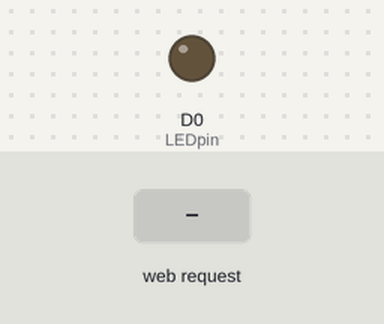
Bench run of a sketch on a simulated ESP8266 (NodeMCU). On the bench: output pins drawn as LEDs (lit = HIGH). Inputs (shaded band) come from the test bench. WiFi joins after 1.5 s; servers stay silent unless stated; what the sketch prints to the serial monitor is not drawn.

Above: at 3.3 s.
3.4 s: HTTP request GET /outputon received
At 3.7 s:
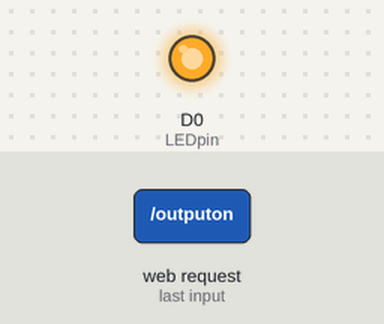
4.9 s: HTTP request GET / received
At 6.0 s:
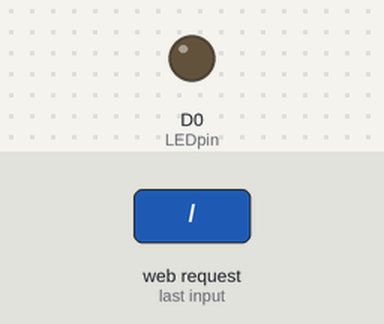
Timing chart, 0 to 7.9 s (numbered marks = the images above; inputs shaded):
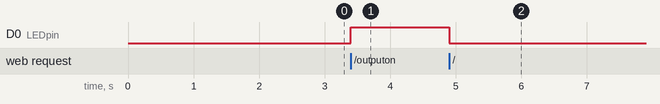

Measured:
- after the input at 3.4 s, D0 (LEDpin): LOW → HIGH at once
- after the input at 4.9 s, D0 (LEDpin): HIGH → LOW at once

The sketch:

03-nodemcu-test-one_led.ino
```cpp
#include <ESP8266WiFi.h>
#include <ESP8266WebServer.h>

const char* ssid = "PIR T-COM";
const char* password = "1234martinrouterking";
ESP8266WebServer server(80);
int LEDpin = D0;
bool LEDstatus = LOW;

String SendHTML(char led){
  String ptr = "<!DOCTYPE html>\n";
  ptr +="<html>\n";
  ptr +="<head>\n";
  ptr +="<title> Controllo OUTPUT</title>\n";
  ptr +="</head>\n";
  ptr +="<body>\n";
  ptr +="<h1>CONTROLLO OUTPUT</h1>\n";
  ptr +="<p>Click to switch OUTPUT on and off</p>\n";
  ptr +="<form method=\"get\">\n";
  if (led) {
    ptr +="<input type=\"button\" value=\"OUTPUT OFF\" onclick=\"window.location.href= '/outputoff'\">\n";
  }
  else {
    ptr +="<input type=\"button\" value=\"OUTPUT ON\" onclick=\"window.location.href= '/outputon'\">\n";
  }
  ptr +="</form>\n";
  ptr +="</body>\n";
  ptr +="</html>\n";
  return ptr;
}

void handle_OnConnect() {
  LEDstatus = LOW;
  server.send(200, "text/html", SendHTML(false));
}

void handle_outputon() {
  LEDstatus = HIGH;
  server.send(200, "text/html", SendHTML(true));
}

void handle_outputoff() {
  LEDstatus = LOW;
  server.send(200, "text/html", SendHTML(false));
}

void handle_NotFound(){
  server.send(404, "text/plain", "Not found");
}

void setup() {
  Serial.begin(115200);
  delay(100);
  pinMode(LEDpin, OUTPUT);
  Serial.println("Connessione a....");
  Serial.println(ssid);
  WiFi.begin(ssid, password);
  while (WiFi.status() != WL_CONNECTED) {
    delay(1000);
    Serial.print(".");
  }
  Serial.println("");
  Serial.println("WiFi connessa!");
  Serial.print("IP:");
  Serial.println(WiFi.localIP());
  server.on("/", handle_OnConnect);
  server.on("/outputon", handle_outputon);
  server.on("/outputoff", handle_outputoff);
  server.onNotFound(handle_NotFound);
  server.begin();
  Serial.println("Server HTTP pronto!");
}

void loop() {
  server.handleClient();
  if (LEDstatus) {
    digitalWrite(LEDpin, HIGH);
  }
  else {
    digitalWrite(LEDpin, LOW);
  }
}
```
